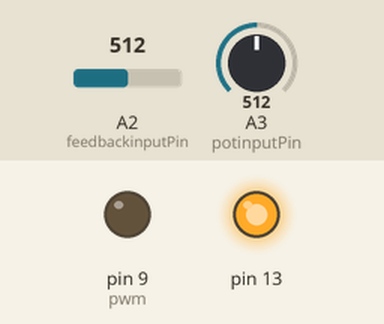
Simulated run of this sketch. Board: Arduino Uno, built with avr-gcc and run on an emulated ATmega328P. Shown: output pins drawn as LEDs (lit = HIGH). Inputs (shaded band) come from the test bench; at power-on: A3 (potinputPin) = 512, A2 (feedbackinputPin) = 512. What the sketch prints to the serial monitor is not drawn.

Above: at 1.3 s.
1.4 s: A3 (potinputPin) set to 519
At 2.9 s:
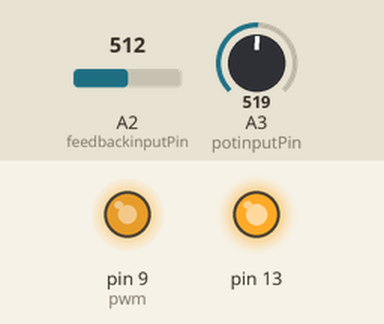
3.3 s: A2 (feedbackinputPin) set to 531
At 4.3 s:
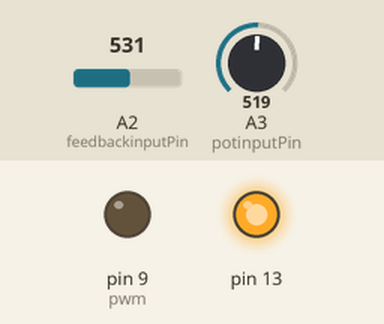
5.2 s: A3 (potinputPin) set to 1023
At 6.3 s:
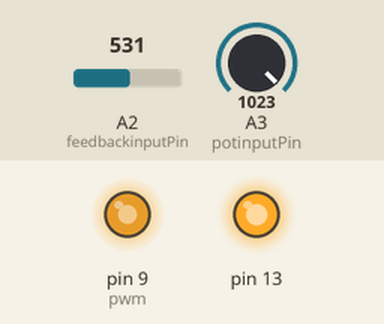
8.2 s: A2 (feedbackinputPin) set to 1023
At 9.2 s:
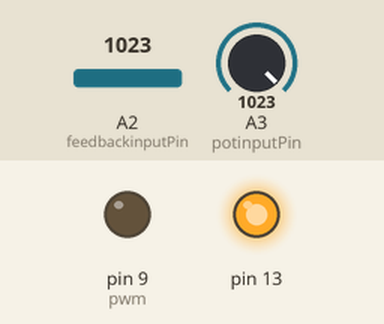
10.1 s: A2 (feedbackinputPin) set to 716
At 11.3 s:
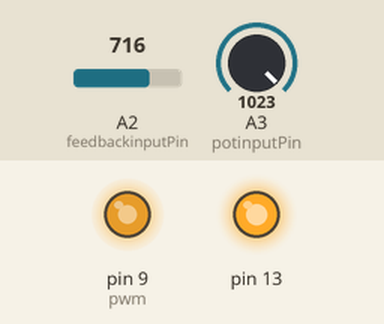
Timing chart, 0 to 13.1 s (numbered marks = the images above; inputs shaded):
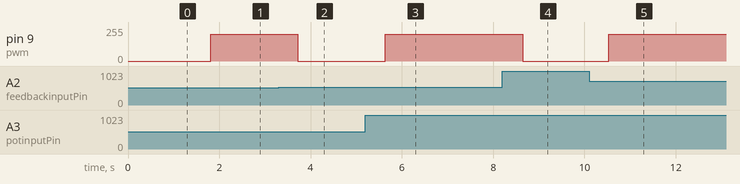

The sketch:

PWMHFreq.ino
```cpp
#include <PWM.h>

#define pwm 9
#define potinputPin A3
#define feedbackinputPin A2

float potinputval, feedbackinputval;
float pwmval, potInputVal, feedbackInputVal;
int pwmMAXVAL = 200,
    pwmMINVAL = 0;
int32_t frequency = 100000; //frequency (in Hz)

void setup() {
  Serial.begin(115200);
  //TCCR0B = TCCR0B & B11111000 | B00000001;    // set timer 0 divisor to     1 for PWM frequency of 62500.00 Hz
  //TCCR0B = TCCR0B & B11111000 | B00000010;    // set timer 0 divisor to     8 for PWM frequency of  7812.50 Hz
  //TCCR0B = TCCR0B & B11111000 | B00000011;    // set timer 0 divisor to    64 for PWM frequency of   976.56 Hz (The DEFAULT)
  //TCCR0B = TCCR0B & B11111000 | B00000100;    // set timer 0 divisor to   256 for PWM frequency of   244.14 Hz
  //TCCR0B = TCCR0B & B11111000 | B00000101;    // set timer 0 divisor to  1024 for PWM frequency of    61.04 Hz
  delay(100);
  InitTimersSafe();

  //pinMode(13, OUTPUT);
  //  pinMode(pwm, OUTPUT);
  pinMode(potinputPin, INPUT);
  pinMode(feedbackinputPin, INPUT);

//  digitalWrite(pwm, LOW);
//  digitalWrite(LED, LOW);

  bool success = SetPinFrequencySafe(pwm, frequency);

  //if the pin frequency was set successfully, turn pin 13 on
  if (success) {
    pinMode(13, OUTPUT);
    digitalWrite(13, HIGH);
  }

}

void loop() {
  potinputval = analogRead(potinputPin);
  feedbackinputval = analogRead(feedbackinputPin);

  if (potinputval > feedbackinputval)
  {
    pwmval = pwmval + 1;
    pwmval = constrain(pwmval, pwmMINVAL, pwmMAXVAL);
    //analogWrite(pwm, pwmval);
    //potinputval = readingpotinputval();
    //feedbackinputval = readingfeedbackinputval();
  }

  else
  {
    pwmval = pwmval - 1;
    //    if (pwmval < pwmMINVAL) pwmval = pwmMINVAL;
    pwmval = constrain(pwmval, pwmMINVAL, pwmMAXVAL);

    //analogWrite(pwm, pwmval);
    //potinputval = readingpotinputval();
    //feedbackinputval = readingfeedbackinputval();
  }

  analogWrite(pwm, pwmval);

  Serial.println(String(potinputval) + "\t" + String(feedbackinputval) + "===>" + String(pwmval));
}
```

Measured:
- the behaviour switches between 512 and 513 on A3 (potinputPin) (found by bisection; images 0 and 1)
- the behaviour switches between 518 and 519 on A2 (feedbackinputPin) (found by bisection; images 1 and 2)
- after the input at 1.4 s, pin 9 (pwm): 0/255 → 200/255 after 0.42 s
- after the input at 3.3 s, pin 9 (pwm): 200/255 → 0/255 after 0.41 s
- after the input at 5.2 s, pin 9 (pwm): 0/255 → 200/255 after 0.43 s
- after the input at 8.2 s, pin 9 (pwm): 200/255 → 0/255 after 0.45 s
- after the input at 10.1 s, pin 9 (pwm): 0/255 → 200/255 after 0.43 s
